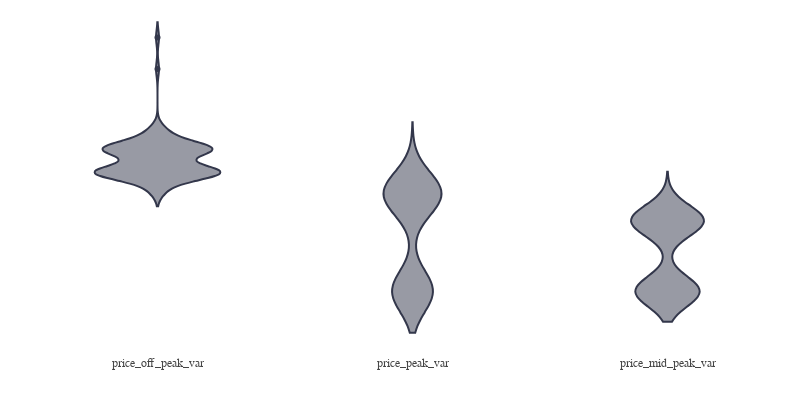

This figure's notebook cell:
### Code cell
#df_price grouping people by mean (5)

dfp = df_price.groupby(['id']).mean()

#merging df_price and dF_client to know the price average over the year CAN FILTER BY CHURN ;D change the color!

df_dfp = pd.merge(df16, dfp, on=["id"], how="left")
df_dfp2 = df_dfp.loc[:,["price_off_peak_var","price_peak_var","price_mid_peak_var","price_off_peak_fix","price_peak_fix","price_mid_peak_fix", "churn", "label"]].copy()

data1 = df_dfp[df_dfp['label']=='churn']

fig = px.violin(data1, y=["price_off_peak_var","price_peak_var","price_mid_peak_var"], 
                labels={'value':'', 'variable':''})
fig.update_layout(width=800, height=400, 
                  showlegend=False,margin=dict(l=5,r=5,b=5,t=5,pad=4),
                   paper_bgcolor="white",
                   plot_bgcolor='white',
                   font_family="Arial",
                   font_color="#444",
                   title_font_family="Arial",
                   title_font_color="#444")
fig.update_traces( marker_color="#33374b", selector=dict(type='violin'))
fig.update_xaxes(showgrid=False)
fig.update_yaxes(showticklabels=False, showgrid=False)

fig.show()

### Figure 1 — Plotly figure (JSON) as saved in the notebook; plotly's stock layout.template omitted (floating-point values rounded to 4 significant figures; data arrays with more than 128 entries replaced by an {"elided": "..."} marker saying what was removed)
{"data": [{"alignmentgroup": "True", "box": {"visible": false}, "hovertemplate": "=%{y}<extra></extra>", "legendgroup": "", "marker": {"color": "#33374b"}, "name": "", "offsetgroup": "", "orientation": "v", "scalegroup": "True", "showlegend": false, "type": "violin", "x": {"elided": "285 str values"}, "x0": " ", "xaxis": "x", "y": {"elided": "285 float values"}, "y0": " ", "yaxis": "y"}], "layout": {"font": {"color": "#444", "family": "Arial"}, "height": 400, "legend": {"tracegroupgap": 0}, "margin": {"b": 5, "l": 5, "pad": 4, "r": 5, "t": 5}, "paper_bgcolor": "white", "plot_bgcolor": "white", "showlegend": false, "title": {"font": {"color": "#444", "family": "Arial"}}, "violinmode": "group", "width": 800, "xaxis": {"anchor": "y", "domain": [0, 1], "showgrid": false, "title": {"text": ""}}, "yaxis": {"anchor": "x", "domain": [0, 1], "showgrid": false, "showticklabels": false, "title": {"text": ""}}}}
